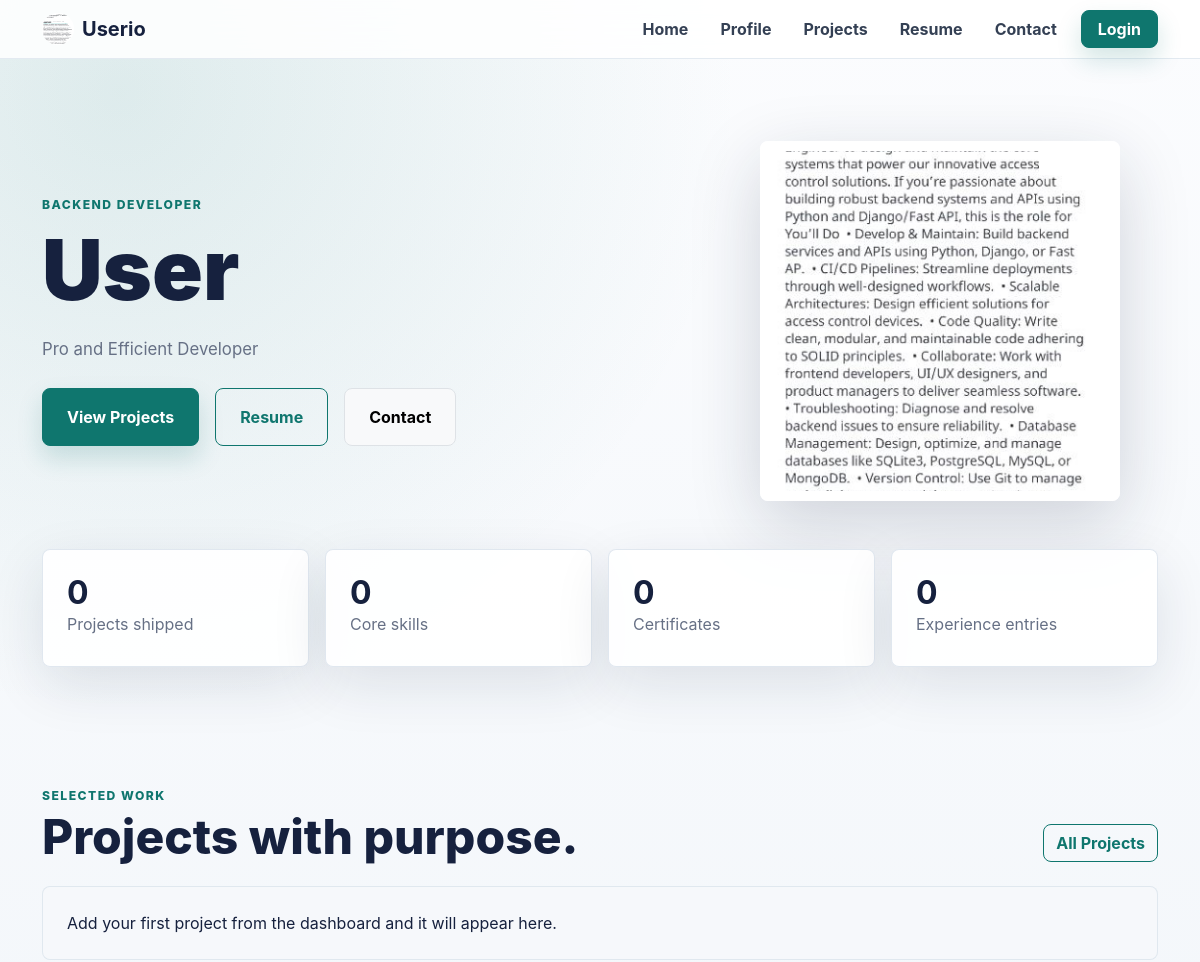
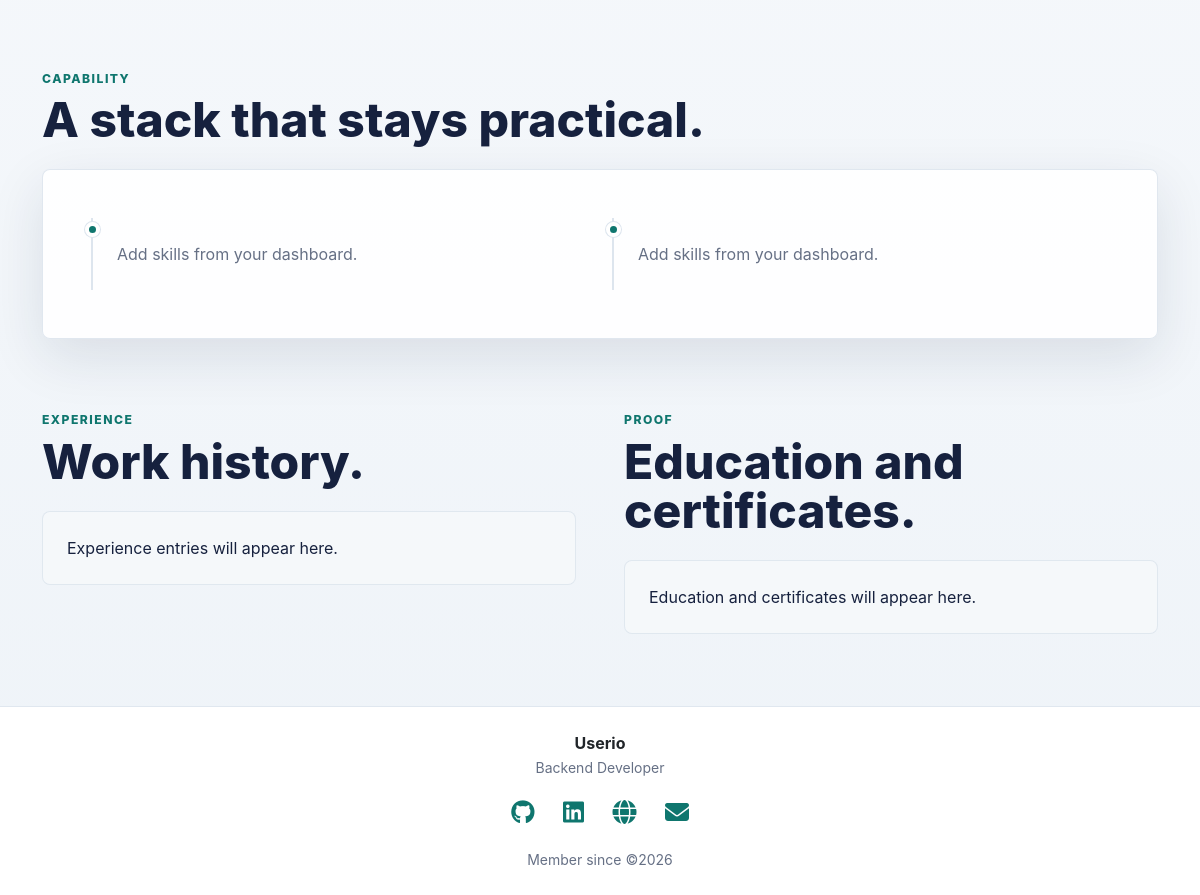
/portfolio/user, run on an earlier commit of the app's database (2 pictures, top to bottom).
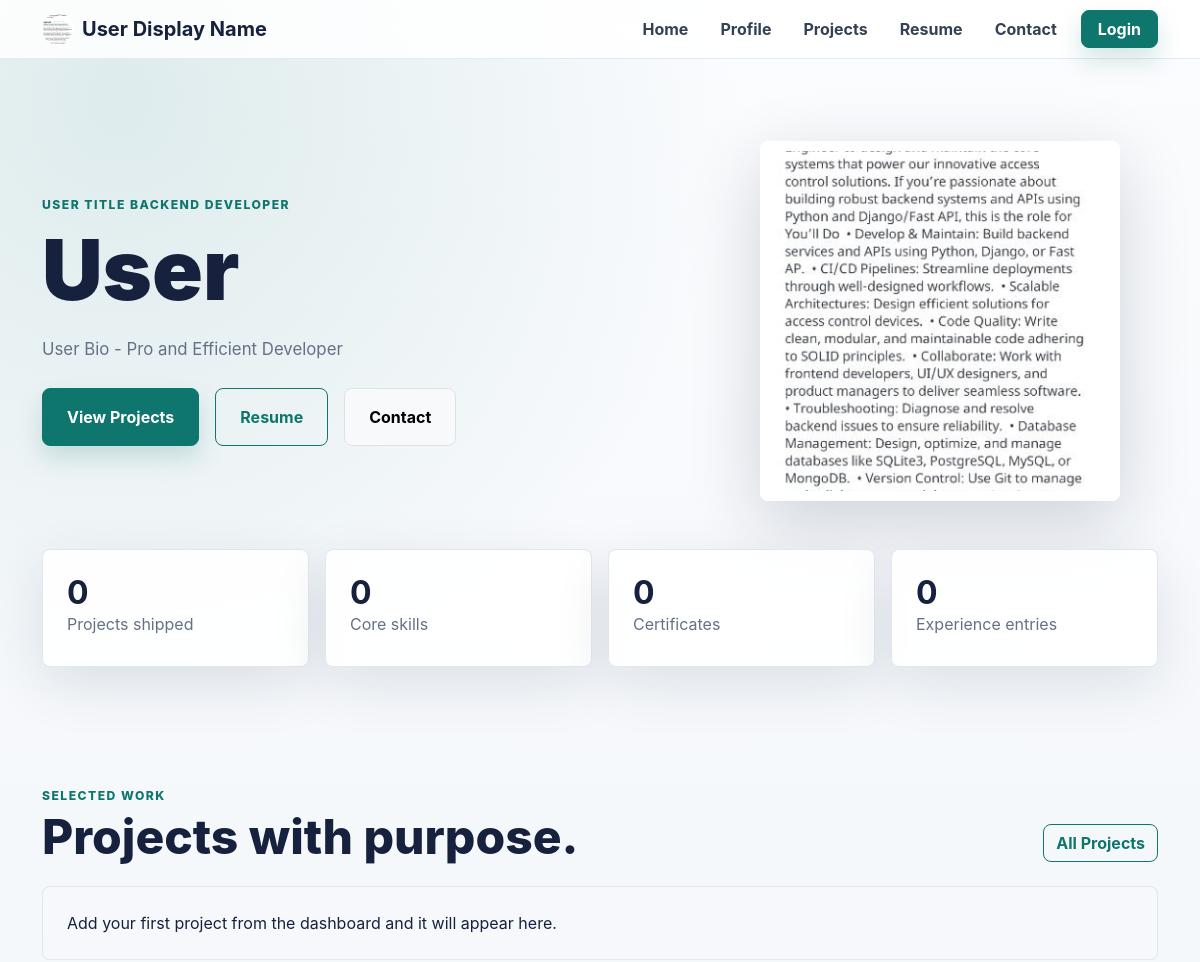
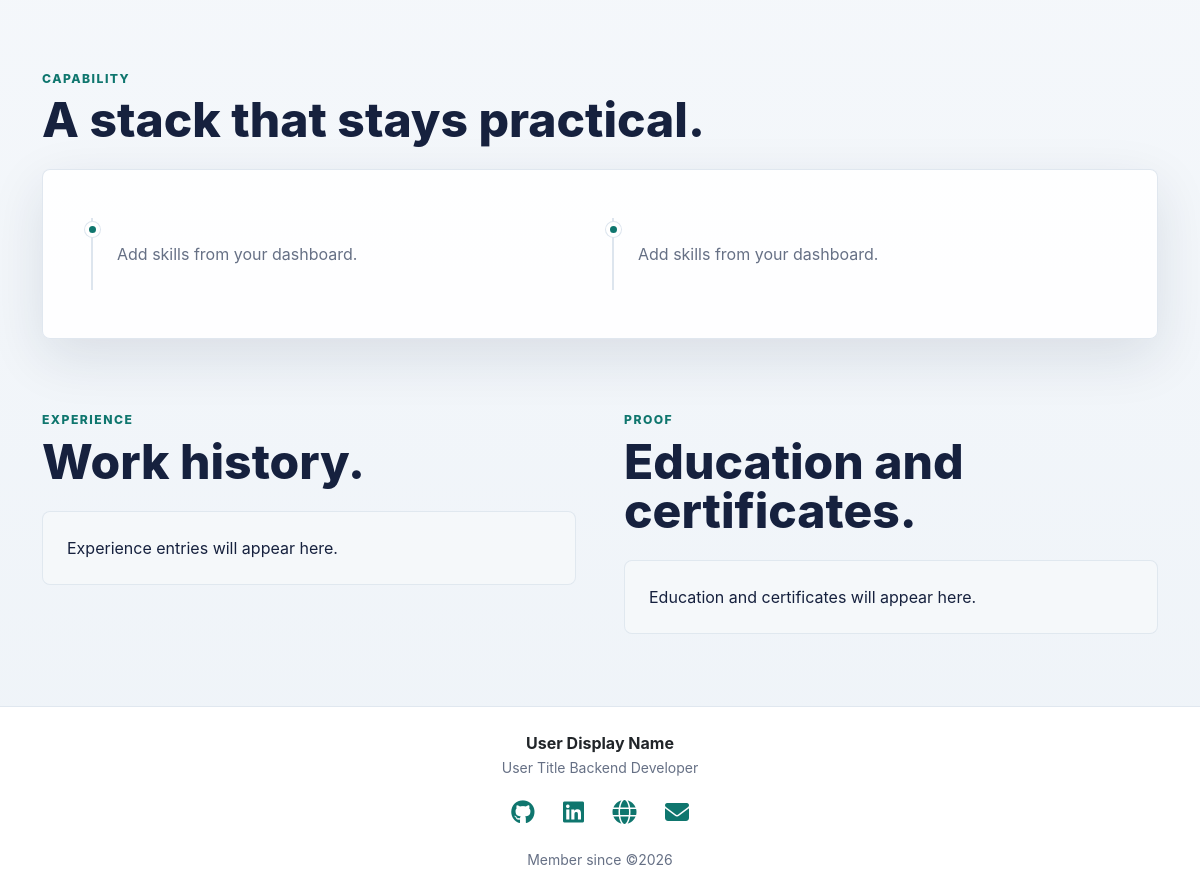
And on a later commit of the database (2 pictures, top to bottom).
### portfolio/models.py (models this page shows, shortened)
class Profile(models.Model):
    user = models.OneToOneField(User, related_name='profile', on_delete=models.CASCADE, null=True)
    full_name = models.CharField(max_length=120, default='')
    display_name = models.CharField(max_length=80, blank=True)
    title = models.CharField(max_length=120, blank=True)  # e.g. "Backend Developer"
    bio = models.TextField(blank=True)
    phone = models.CharField(max_length=20, blank=True)
    location = models.CharField(max_length=120, blank=True)
    profile_image = models.ImageField(upload_to="profile_images/", blank=True, null=True)
    github = models.URLField(blank=True)
    linkedin = models.URLField(blank=True)
    website = models.URLField(blank=True)
    created_at = models.DateTimeField(auto_now_add=True)

### portfolio/views.py (the view)
# urls.py: path('', profile, name='profile'),
def profile(request, username=None):
    set_cached_username(request, username)
    context = {}
    if username:
        profile = get_user_profile(username)
        if profile is None:
            context['no_profile_error'] = True
    elif request.user.is_authenticated:
        return redirect('profile', username=get_current_username(request))
    else:
        profile = None
    context['profile'] = profile
    context['username'] = username
    print(username)
    return render(request, 'profile.html', context)

### portfolio/utils.py (called while the page is built)
def get_user_profile(username):
    if username:
        return Profile.objects.filter(user__username=username).first()

def get_client_ip(request):
    ip = request.META.get('REMOTE_ADDR')
    return ip

def set_cached_username(request, username):
    if username is not None:
        cache.set(f'cached_username_{get_client_ip(request)}', username)

### portfolio/templates/profile.html (shortened to what the changed rows need)
{% extends 'master/base.html' %}
{% block content %}
  {% if profile %}
    <section class="hero">
      <div class="container">
        <div class="row align-items-center g-5">
          <div class="col-lg-7 reveal">
            <div class="eyebrow mb-3">{{ profile.title|default:'Full Stack Developer' }}</div>
            <h1 class="hero-name mb-4">{{ profile.full_name }}</h1>
            <p class="section-copy mb-4">{{ profile.bio|default:'I build fast, useful, and human-friendly digital products with clean code and thoughtful design.' }}</p>
            <div class="d-flex flex-wrap gap-3">
              <a href="{% url 'projects' username %}" class="btn btn-brand px-4 py-3">View Projects</a>
              <a href="{% url 'resume' username %}" class="btn btn-outline-brand px-4 py-3">Resume</a>
              <a href="{% url 'contact' username %}" class="btn btn-light border px-4 py-3">Contact</a>
            </div>
          </div>
          <div class="col-lg-5 text-center reveal reveal-delay-1">
            {% if profile.profile_image %}
              <img src="{{ profile.profile_image.url }}" class="portrait" alt="{{ profile.full_name }}" />
            {% else %}
              <img src="/media/app/avatar.png" class="portrait" alt="{{ profile.full_name }}" />
            {% endif %}
          </div>
        </div>
      </div>
    </section>
    <section class="pb-5">
      <div class="container">
        <div class="row g-3">
          <div class="col-6 col-lg-3">
            <div class="surface metric p-4 reveal">
              <div class="h2 fw-bold mb-0">{{ profile.projects.count }}</div>
              <div class="muted">Projects shipped</div>
            </div>
          </div>
          <div class="col-6 col-lg-3">
            <div class="surface metric p-4 reveal reveal-delay-1">
              <div class="h2 fw-bold mb-0">{{ profile.skills.count }}</div>
              <div class="muted">Core skills</div>
            </div>
          </div>
          <div class="col-6 col-lg-3">
            <div class="surface metric p-4 reveal reveal-delay-2">
              <div class="h2 fw-bold mb-0">{{ profile.certificates.count }}</div>
              <div class="muted">Certificates</div>
            </div>
          </div>
          <div class="col-6 col-lg-3">
            <div class="surface metric p-4 reveal reveal-delay-3">
              <div class="h2 fw-bold mb-0">{{ profile.experiences.count }}</div>
              <div class="muted">Experience entries</div>
            </div>
          </div>
        </div>
      </div>
    </section>
    <section class="section-pad">
      <div class="container">
        <div class="d-flex flex-column flex-md-row justify-content-between gap-3 mb-4">
          <div>
            <div class="eyebrow mb-2">Selected work</div>
            <h2 class="section-title mb-0">Projects with purpose.</h2>
          </div>
          <a href="{% url 'projects' username %}" class="btn btn-outline-brand align-self-md-end">All Projects</a>
        </div>
        <div class="row g-4">
          {% for project in profile.projects.all|slice:':3' %}
            <div class="col-md-6 col-xl-4">
              <article class="surface lift h-100 overflow-hidden">
                {% if project.image %}
                  <img src="{{ project.image.url }}" class="project-image" alt="{{ project.title }}" />
                {% else %}
                  <div class="project-image d-flex align-items-center justify-content-center">
                    <span class="eyebrow">Project</span>
                  </div>
                {% endif %}
                <div class="p-4">
                  <h3 class="h5 fw-bold">{{ project.title }}</h3>
                  <p class="muted">{{ project.description|truncatewords:22 }}</p>
                  <div class="d-flex flex-wrap gap-2 mb-3">
                    {% for tag in project.tags.all %}
                      <span class="tag-pill">{{ tag.name }}</span>
                    {% endfor %}
                  </div>
                  <div class="d-flex gap-3">
                    {% if project.live_link %}
                      <a href="{{ project.live_link }}" target="_blank" rel="noreferrer" class="fw-bold text-decoration-none">Live</a>
                    {% endif %}
                    {% if project.github_link %}
                      <a href="{{ project.github_link }}" target="_blank" rel="noreferrer" class="fw-bold text-decoration-none">Code</a>
                    {% endif %}
                  </div>
                </div>
              </article>
            </div>
          {% empty %}
            <div class="col-12">
              <div class="soft-panel p-4">Add your first project from the dashboard and it will appear here.</div>
            </div>
          {% endfor %}
        </div>
      </div>
    </section>
    <section class="section-pad pt-0">
      <div class="container">
        <div class="d-flex flex-column flex-md-row justify-content-between gap-3 mb-4">
          <div>
            <div class="eyebrow mb-2">Capability</div>
            <h2 class="section-title mb-0">A stack that stays practical.</h2>
          </div>
        </div>
        <div class="surface p-5">
          <div class="row g-md-4">
            <div class="col-md-6">
              <div class="timeline-item p-4">
                {% for skill in profile.skills.all|slice:':7' %}
                  <span class="tag-pill my-2">
                    {{ skill.name }}{% if skill.level %}
                      - {{ skill.get_level_display }}
                    {% endif %}
                  </span>
                  <br />
                {% empty %}
                  <span class="muted">Add skills from your dashboard.</span>
                {% endfor %}
              </div>
            </div>
            <div class="col-md-6">
              <div class="timeline-item p-4">
                {% for skill in profile.skills.all|slice:'7:' %}
                  <span class="tag-pill my-2">
                    {{ skill.name }}{% if skill.level %}
                      - {{ skill.get_level_display }}
                    {% endif %}
                  </span>
                  <br />
                {% empty %}
                  <span class="muted">Add skills from your dashboard.</span>
                {% endfor %}
              </div>
            </div>
          </div>
        </div>
      </div>
    </section>
    <section class="section-pad pt-0">
      <div class="container">
        <div class="row g-5">
          <div class="col-lg-6">
            <div class="eyebrow mb-2">Experience</div>
            <h2 class="section-title mb-4">Work history.</h2>
            <div class="d-grid gap-4">
              {% for exp in profile.experiences.all %}
                <div class="timeline-item">
                  <h3 class="h5 fw-bold mb-1">{{ exp.position }}</h3>
                  <div class="muted mb-2">
                    {{ exp.company }}{% if exp.location %}
                      , {{ exp.location }}
                    {% endif %}
                  </div>
                  <div class="small fw-bold mb-2">
                    {{ exp.start_date|date:'M Y' }} -{% if exp.end_date %}
                      {{ exp.end_date|date:'M Y' }}
                    {% else %}
                      Present
                    {% endif %}
                  </div>
                  <p class="mb-0 muted">{{ exp.description }}</p>
                </div>
              {% empty %}
                <div class="soft-panel p-4">Experience entries will appear here.</div>
              {% endfor %}
            </div>
          </div>
          <div class="col-lg-6">
            <div class="eyebrow mb-2">Proof</div>
            <h2 class="section-title mb-4">Education and certificates.</h2>
            <div class="d-grid gap-3">
              {% for cert in profile.certificates.all|slice:':3' %}
                <div class="surface p-4 lift">
                  <h3 class="h5 fw-bold mb-1">{{ cert.title }}</h3>
                  <div class="muted">{{ cert.issuer }}</div>
                  <div class="small fw-bold">{{ cert.issue_date|date:'M Y' }}</div>
                </div>
              {% empty %}
                {% if not profile.education.all %}
                  <div class="soft-panel p-4">Education and certificates will appear here.</div>
                {% endif %}
              {% endfor %}
            </div>
          </div>
        </div>
      </div>
    </section>
  {% endif %}
{% endblock %}

### portfolio/templates/master/nav.html (shortened to what this page needs)
<nav class="navbar navbar-expand-lg navbar-light sticky-top">
  <div class="container">
    <a class="navbar-brand fw-bold d-flex align-items-center" href="{% url 'profile' profile.user.username|default:None %}">
      {% if profile.profile_image %}
        <img src="{{ profile.profile_image.url }}" class="rounded-circle me-2" width="32" height="32" alt="{{ profile.full_name }}" />
      {% else %}
        <img src="/media/app/logo.webp" alt="Logo" width="34" height="34" class="me-2 rounded" />
      {% endif %}
      <span>{{ profile.display_name|default:'Portfolio' }}</span>
    </a>
    <div class="collapse navbar-collapse justify-content-end d-none d-lg-flex">
      <ul class="navbar-nav align-items-center gap-3">
        <li class="nav-item">
          <a class="nav-link" href="{% url 'profile' %}">Home</a>
        </li>
        <li class="nav-item">
          <a class="nav-link" href="{% url 'profile' profile.user.username|default:None %}">Profile</a>
        </li>
        <li class="nav-item">
          <a class="nav-link" href="{% url 'projects' profile.user.username|default:None %}">Projects</a>
        </li>
        <li class="nav-item">
          <a class="nav-link" href="{% url 'resume' profile.user.username|default:None %}">Resume</a>
        </li>
        <li class="nav-item">
          <a class="nav-link" href="{% url 'contact' profile.user.username|default:None %}">Contact</a>
        </li>
        {% if request.user.is_authenticated %}
          <li class="nav-item">
            <a class="nav-link" href="{% url 'dashboard' %}">Dashboard</a>
          </li>
          <li class="nav-item">
            <a class="nav-link" href="{% url 'logout' %}">Logout</a>
          </li>
        {% else %}
          <li class="nav-item">
            <a class="btn btn-brand px-3" href="{% url 'login' %}">Login</a>
          </li>
        {% endif %}
      </ul>
    </div>
  </div>
</nav>

### portfolio/templates/master/footer.html (shortened to what this page needs)
<footer class="footer py-4 bg-white">
  <div class="container">
    <div>
      <div class="fw-bold text-dark">{{ profile.display_name|default:'Portfolio' }}</div>
      <small>{{ profile.title }}</small>
    </div>
    <div class="social-links my-3">
      {% if profile.github %}
        <a href="{{ profile.github }}" target="_blank"><i class="fab fa-github"></i></a>
      {% endif %}
      {% if profile.linkedin %}
        <a href="{{ profile.linkedin }}" target="_blank"><i class="fab fa-linkedin"></i></a>
      {% endif %}
      {% if profile.website %}
        <a href="{{ profile.website }}" target="_blank"><i class="fa fa-globe"></i></a>
      {% endif %}
      {% if profile.user.email %}
        <a href="{% url 'contact' profile.user.username %}">
            <i class="fas fa-envelope"></i>
        </a>
      {% endif %}
    </div>
    <div>
      <small>Member since ©{{ profile.user.date_joined|date:"Y"}}</small>
    </div>
  </div>
</footer>

What changed in the data, as far as the page shows it:
changed Profile "User": display_name "Userio" → "User Display Name"; title "BACKEND DEVELOPER" → "USER TITLE BACKEND DEVELOPER"; bio "Pro and Efficient Developer" → "User Bio - Pro and Efficient Developer"; title "Backend Developer" → "User Title Backend Developer"
